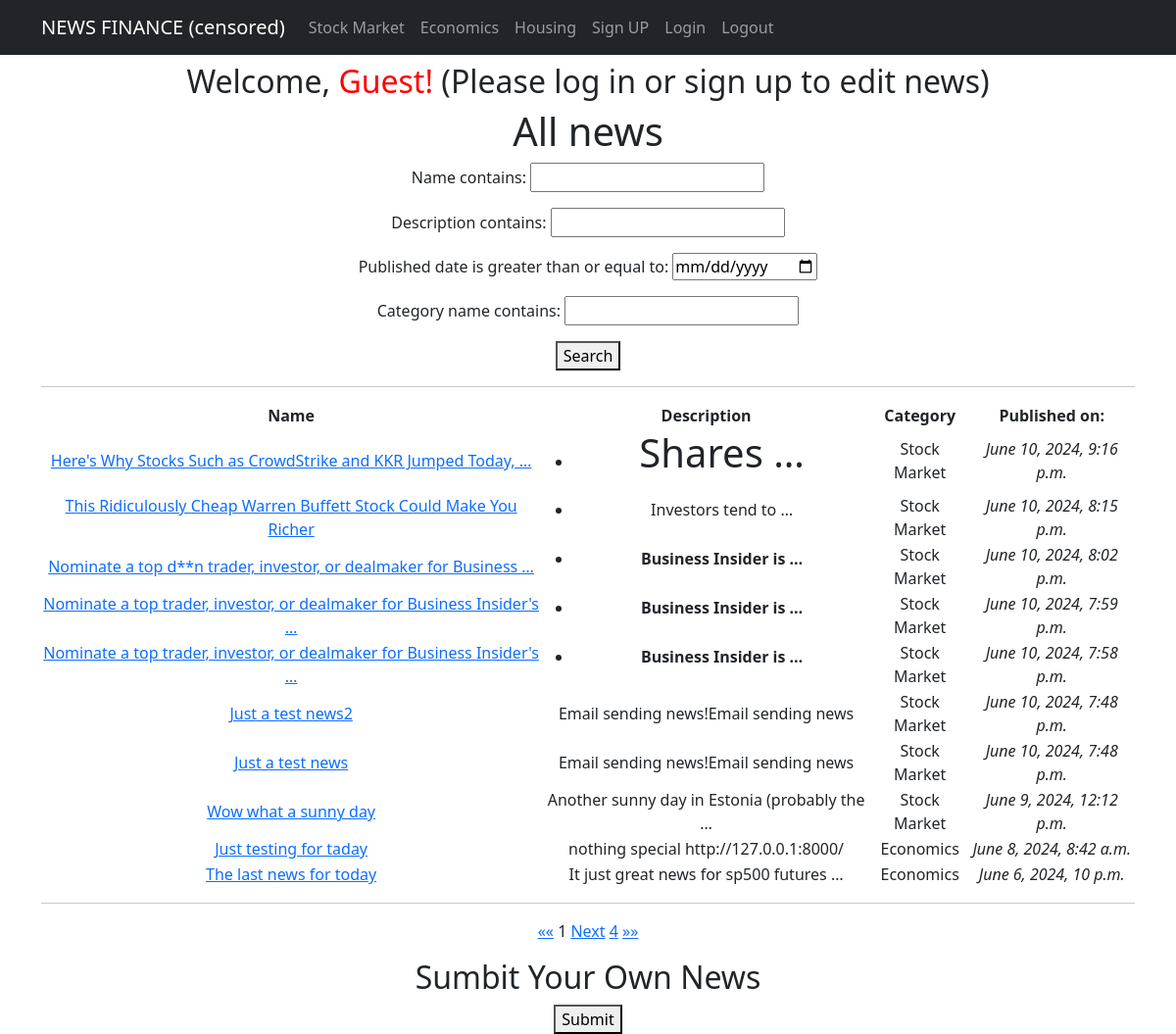
Page /news/ on the committed database.
### app/models.py (models this page shows, shortened)
class News(models.Model):
    name = models.CharField(max_length=150, unique=True)
    description = models.TextField()
    published_date = models.DateTimeField(auto_now_add=True)
    category = models.ForeignKey(to='Category', on_delete=models.CASCADE, related_name='news')
    class Meta:
        verbose_name_plural = "News"

class Category(models.Model):
    name = models.CharField(max_length=100, unique=True)
    class Meta:
        verbose_name_plural = "Categories"

### app/views.py (the view)
# urls.py: path('news/', NewsList.as_view(), name='news_list'),  # General news page
class NewsList(ListView):
    model = News
    ordering = ['-published_date']
    template_name = 'news_list.html'
    context_object_name = 'news_list'
    paginate_by = 10     # number of entries per page
    def get_queryset(self):
        queryset = super().get_queryset()
        self.filterset = NewsFilter(self.request.GET, queryset)
        return self.filterset.qs
    def get_context_data(self, **kwargs):
        context = super().get_context_data(**kwargs)
        context['filterset'] = self.filterset
        return context

### app/templatetags/custom_filters.py (called while the page is built)
@register.filter(name='censor_bad_words')
def censor_bad_words(value):
    words = value.split()
    censored_words = [BAD_WORDS.get(word, word) for word in words]
    return ' '.join(censored_words)

### templates/news_list.html (shortened to what this page needs)
{% extends 'flatpages/default.html' %}
{% load custom_filters %}
{% block content %}
<h1>All news</h1>
   <form method="get">
       {{ filterset.form.as_p }}
       <button type="submit">Search</button>
   </form>
<hr>
<table>
       <tr>
           <td><strong>Name</strong></td>
           <td><strong>Description</strong></td>
           <td><strong>Category</strong></td>
           <td><strong>Published on:</strong></td>
       </tr>
       {% for news_list in news_list %}
       <tr>
           <td>
                <a href="{% url 'news_detail' news_list.id %}">{{ news_list.name|censor_bad_words|truncatewords:10 }}</a>
           </td>
           <td>{{ news_list.description|truncatewords:7|safe }}</td>
           <td>{{ news_list.category.name }}</td>
           <td><i>{{ news_list.published_date }}</i></td>
       </tr>
       {% endfor %}
</table>
<hr>
<a href="?page=1">&laquo;&laquo;</a>
{{ page_obj.number }}
{% if page_obj.has_next %}
    <a href="?{{ request.GET.urlencode }}&page={{ page_obj.next_page_number }}">Next</a>
    {% if paginator.num_pages != page_obj.next_page_number %}
        <a href="?page={{ page_obj.paginator.num_pages }}">{{ page_obj.paginator.num_pages }}</a>
    {% endif %}
{% endif %}
<a href="?page={{ page_obj.paginator.num_pages }}">&raquo;&raquo;</a>
<h2> Sumbit Your Own News </h2>
<a href="{% url 'create' %}"><button type="button">Submit</button>
</a>
{% endblock content %}

### rows in the picture
News: name|censor_bad_words "Here's Why Stocks Such as CrowdStrike and KKR Jumped Today, …", description "Shares …", category.name "Stock Market", published_date "June 10, 2024, 9:16 p.m."
News: name|censor_bad_words "This Ridiculously Cheap Warren Buffett Stock Could Make You Richer", description "Investors tend to …", category.name "Stock Market", published_date "June 10, 2024, 8:15 p.m."
News: name|censor_bad_words "Nominate a top d**n trader, investor, or dealmaker for Business …", description "Business Insider is …", category.name "Stock Market", published_date "June 10, 2024, 8:02 p.m."
News: name|censor_bad_words "Nominate a top trader, investor, or dealmaker for Business Insider's …", description "Business Insider is …", category.name "Stock Market", published_date "June 10, 2024, 7:59 p.m."
News: name|censor_bad_words "Nominate a top trader, investor, or dealmaker for Business Insider's …", description "Business Insider is …", category.name "Stock Market", published_date "June 10, 2024, 7:58 p.m."
News: name|censor_bad_words "Just a test news2", description "Email sending news!Email sending news", category.name "Stock Market", published_date "June 10, 2024, 7:48 p.m."
News: name|censor_bad_words "Just a test news", description "Email sending news!Email sending news", category.name "Stock Market", published_date "June 10, 2024, 7:48 p.m."
News: name|censor_bad_words "Wow what a sunny day", description "Another sunny day in Estonia (probably the …", category.name "Stock Market", published_date "June 9, 2024, 12:12 p.m."
News: name|censor_bad_words "Just testing for taday", description "nothing special http://127.0.0.1:8000/", category.name "Economics", published_date "June 8, 2024, 8:42 a.m."
News: name|censor_bad_words "The last news for today", description "It just great news for sp500 futures …", category.name "Economics", published_date "June 6, 2024, 10 p.m."

### other values in the picture
{{ page_obj.number }} "1"
{{ page_obj.paginator.num_pages }} "4"
